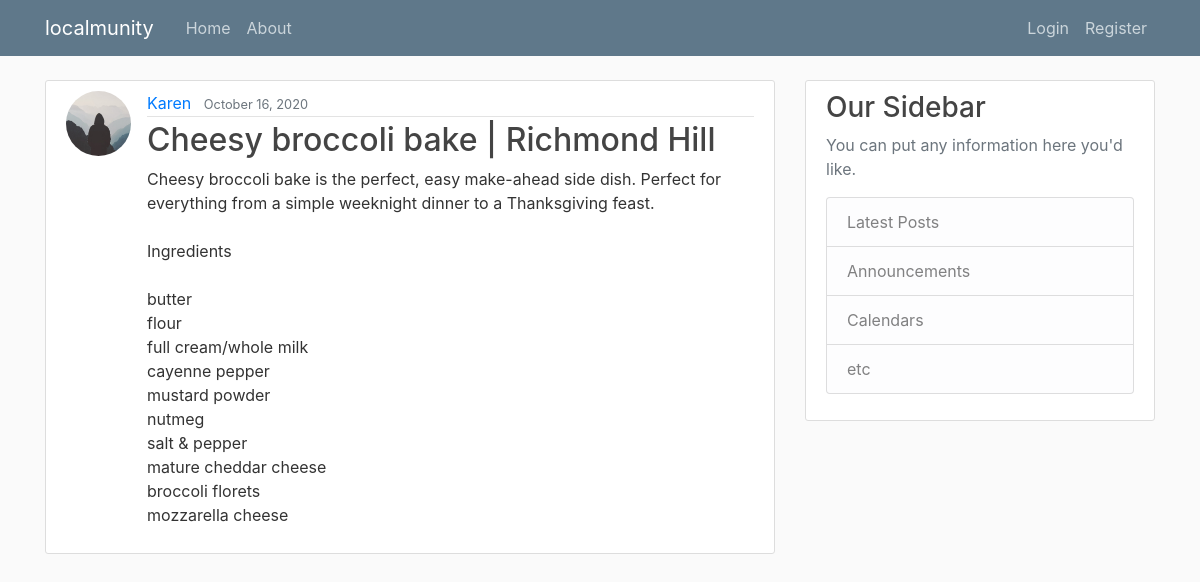
Screenshot of /post/3/ with the database file from the repository.
### localmunity/models.py (models this page shows, shortened)
class Post(models.Model):
    title = models.CharField(max_length=100)
    content = models.TextField()
    date_posted = models.DateTimeField(default=timezone.now)
    author = models.ForeignKey(User, on_delete=models.CASCADE)
    image = models.ImageField(default='default.jpg', upload_to='post_pics')

### users/models.py (models this page shows, shortened)
class Profile(models.Model):
    user = models.OneToOneField(User, on_delete=models.CASCADE)
    image = models.ImageField(default='default.jpg', upload_to='profile_pics')

### localmunity/views.py (the view)
# urls.py: path('post/<int:pk>/', PostDetailView.as_view(), name='post-detail'),
class PostDetailView(DetailView):
    model = Post

### localmunity/templates/localmunity/post_detail.html (shortened to what this page needs)
{% extends "localmunity/base.html" %}
{% block content %}
  <article class="media content-section">
    <img class="rounded-circle article-img" src="{{ object.author.profile.image.url }}">
    <div class="media-body">
      <div class="article-metadata">
        <a class="mr-2" href="#">{{ object.author }}</a>
        <small class="text-muted">{{ object.date_posted|date:"F d, Y" }}</small>
      </div>
      <h2 class="article-title">{{ object.title }}</h2>
      <p class="article-content">{{ object.content }}</p>
    </div>
  </article>
{% endblock content %}

### localmunity/static/localmunity/main.css (style rules this page uses)
body { background: #fafafa; color: #333333; margin-top: 5rem; }
h1, h2, h3, h4, h5, h6 { color: #444444; }
.content-section { background: #ffffff; padding: 10px 20px; border: 1px solid #dddddd; border-radius: 3px; margin-bottom: 20px; }
.article-title { color: #444444; }
.article-content { white-space: pre-line; }
.article-img { height: 65px; width: 65px; margin-right: 16px; }
.article-metadata { padding-bottom: 1px; margin-bottom: 4px; border-bottom: 1px solid #e3e3e3 }

### rows the page displays
Post: author.profile.image (placeholder picture), author "Karen", date_posted "October 16, 2020", title "Cheesy broccoli bake | Richmond Hill", content "Cheesy broccoli bake is the perfect, easy make-ahead side dish. Perfect for everything from a simple weeknight dinner to a Thanksgiving feast. Ingredients butter flour full cream/whole milk cayenne pepper mustard powder nutmeg salt & pepper mature cheddar cheese broccoli florets mozzarella cheese"
